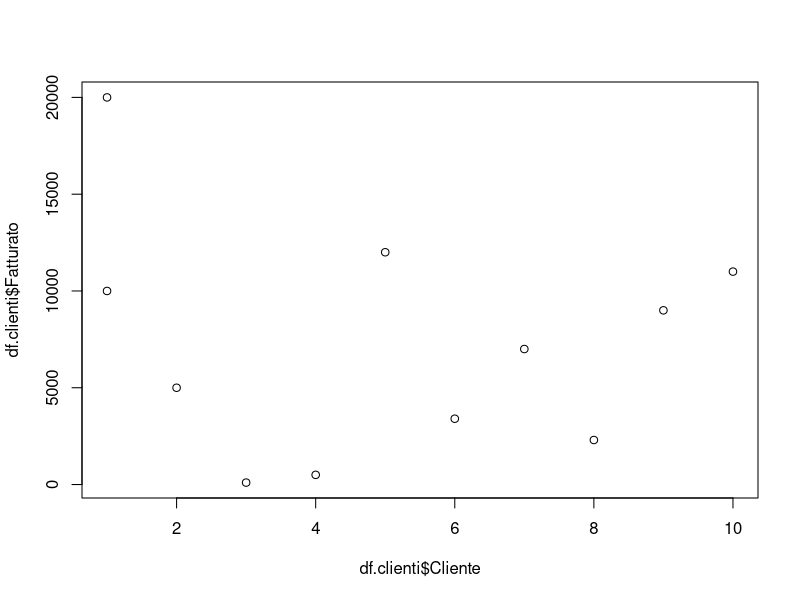
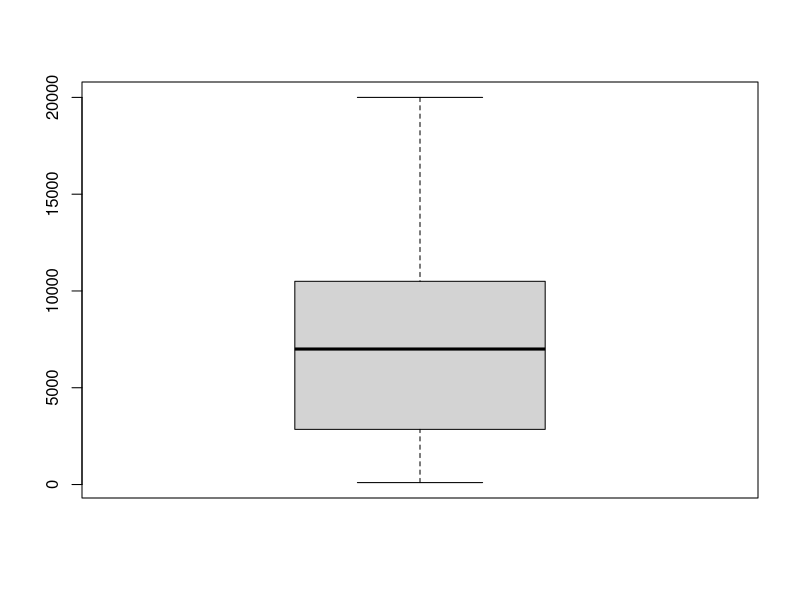

Generate these figures, in order, with R:


# inizio script ---------------------------------------------------------------------------------------------------------------------------------------------------------------

a = 1
a
typeof(a)
a = "pippo"
a
typeof(a)

# consuetudine R (shorcut: alt+meno)
a <- 10
b <- "pluto"

a=1;b=2

# lettura clienti -------------------------------------------------------------------------------------------------------------------------------------------------------------

df.clienti <- read.csv("clienti.csv",sep= ";")
df.clienti


# plot ------------------------------------------------------------------------------------------------------------------------------------------------------------------------


plot(df.clienti$Cliente,df.clienti$Fatturato)

boxplot(df.clienti$Fatturato)
